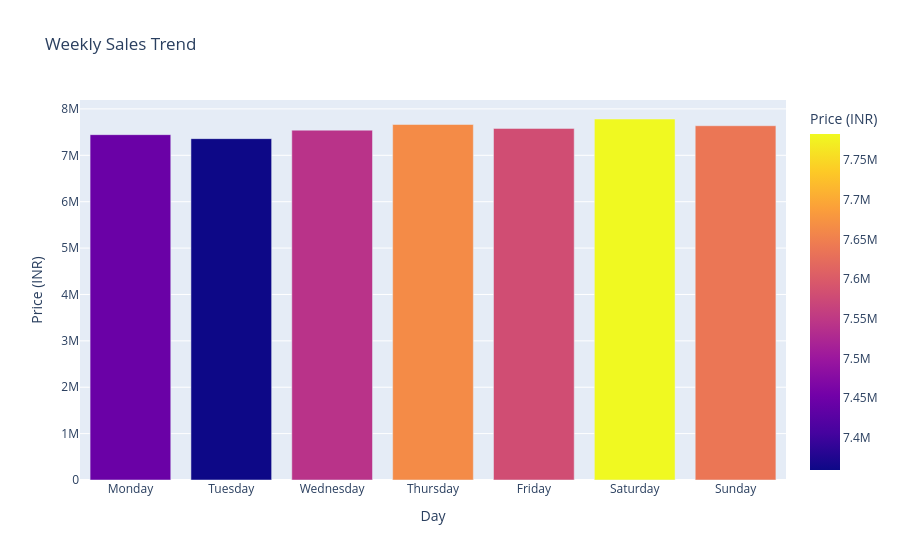

The notebook cell saved with this chart:
### Markdown cell above
### Weekly Trend Analysis

### Code cell
df["Order_Date"] = pd.to_datetime(df["Order Date"])
df["Day"] = df["Order_Date"].dt.day_name()
day_order = ["Monday", "Tuesday", "Wednesday", "Thursday", "Friday", "Saturday", "Sunday"]

weekly_sales = (
    df.groupby("Day", as_index=False)["Price (INR)"]
    .sum()
)

fig = px.bar(
    weekly_sales,
    x="Day",
    y="Price (INR)",
    category_orders={"Day": day_order}, 
    title="Weekly Sales Trend",
    color="Price (INR)"
)

fig.show()

### Figure 1 — Plotly figure (JSON) as saved in the notebook; plotly's stock layout.template omitted (floating-point values rounded to 4 significant figures)
{"data": [{"hovertemplate": "Day=%{x}<br>Price (INR)=%{marker.color}<extra></extra>", "legendgroup": "", "marker": {"color": [7580000.0, 7445000.0, 7783000.0, 7638000.0, 7665000.0, 7359000.0, 7542000.0], "coloraxis": "coloraxis", "pattern": {"shape": ""}}, "name": "", "orientation": "v", "showlegend": false, "textposition": "auto", "type": "bar", "x": ["Friday", "Monday", "Saturday", "Sunday", "Thursday", "Tuesday", "Wednesday"], "xaxis": "x", "y": [7580000.0, 7445000.0, 7783000.0, 7638000.0, 7665000.0, 7359000.0, 7542000.0], "yaxis": "y"}], "layout": {"barmode": "relative", "coloraxis": {"colorbar": {"title": {"text": "Price (INR)"}}, "colorscale": [[0, "#0d0887"], [0.1111, "#46039f"], [0.2222, "#7201a8"], [0.3333, "#9c179e"], [0.4444, "#bd3786"], [0.5556, "#d8576b"], [0.6667, "#ed7953"], [0.7778, "#fb9f3a"], [0.8889, "#fdca26"], [1, "#f0f921"]]}, "legend": {"tracegroupgap": 0}, "title": {"text": "Weekly Sales Trend"}, "xaxis": {"anchor": "y", "categoryarray": ["Monday", "Tuesday", "Wednesday", "Thursday", "Friday", "Saturday", "Sunday"], "categoryorder": "array", "domain": [0, 1], "title": {"text": "Day"}}, "yaxis": {"anchor": "x", "domain": [0, 1], "title": {"text": "Price (INR)"}}}}
